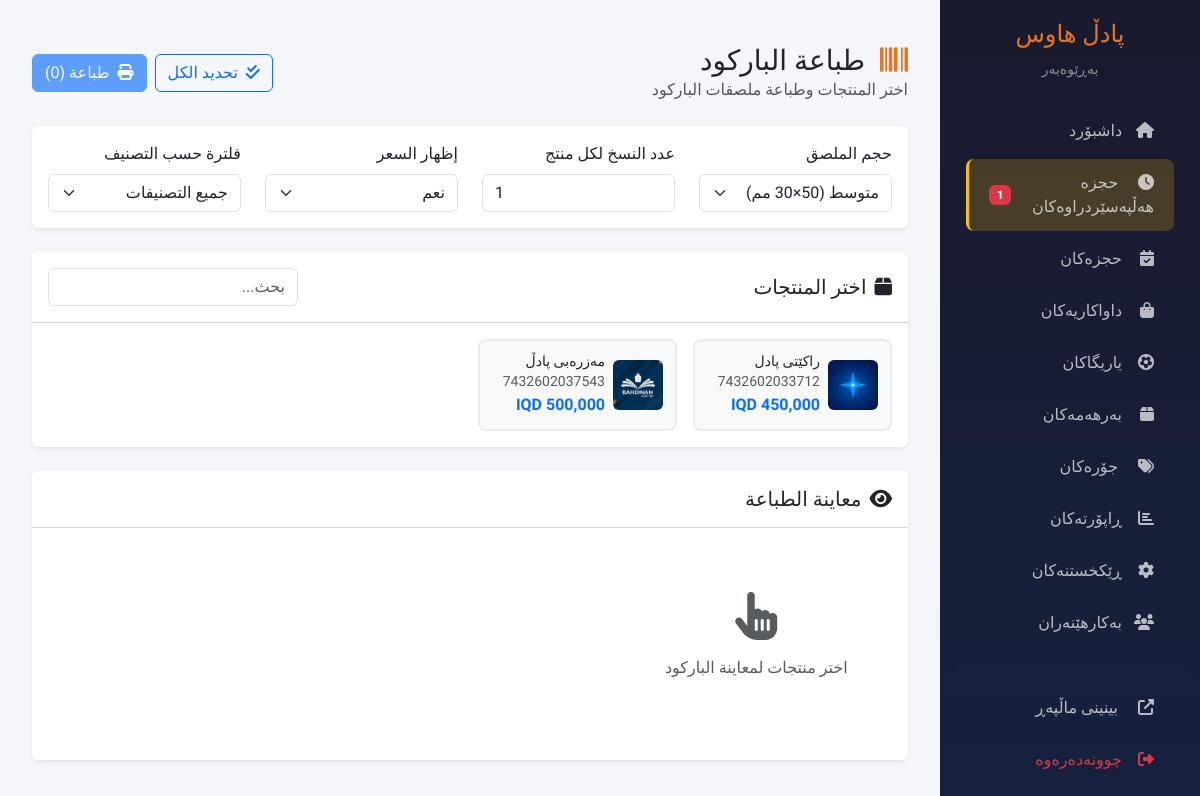
The page /admin/print-barcodes (signed in) on the database its author committed.
### app/models/product.py (models this page shows, shortened)
class Product(db.Model):
    __tablename__ = 'product'
    id = db.Column(db.Integer, primary_key=True)
    name_ku = db.Column(db.String(100), nullable=False)
    name_ar = db.Column(db.String(100))
    name_en = db.Column(db.String(100))
    description_ku = db.Column(db.Text)
    description_ar = db.Column(db.Text)
    description_en = db.Column(db.Text)
    category_id = db.Column(db.Integer, db.ForeignKey('category.id'))
    price = db.Column(db.Integer, nullable=False)
    stock = db.Column(db.Integer, default=0)
    image = db.Column(db.String(200))
    is_active = db.Column(db.Boolean, default=True)
    show_in_website = db.Column(db.Boolean, default=True)
    show_in_pos = db.Column(db.Boolean, default=True)
    barcode = db.Column(db.String(50), unique=True, nullable=True)
    created_at = db.Column(db.DateTime, default=datetime.now)
    category = db.relationship('Category', back_populates='products')

### app/routes/admin.py (the view)
@admin_bp.route('/print-barcodes')
@login_required
def print_barcodes():
    products = Product.query.filter_by(is_active=True).order_by(Product.name_ku).all()
    categories = Category.query.filter_by(is_active=True).all()
    return render_template('admin/print_barcodes.html', products=products, categories=categories)

### app/models/category.py (called while the page is built)
    def get_name(self, lang='ku'):
        names = {
            'ku': self.name_ku,
            'ar': self.name_ar or self.name_ku,
            'en': self.name_en or self.name_ku
        }
        return names.get(lang, self.name_ku)

### app/routes/admin.py (called while the page is built)
@admin_bp.app_context_processor
def inject_pending_count():
    if current_user.is_authenticated:
        pending_bookings_count = Booking.query.filter_by(status='pending').count()
        return {'pending_bookings_count': pending_bookings_count}
    return {'pending_bookings_count': 0}

### app/translations.py (called while the page is built)
def get_translation(key, lang='ku'):
    if lang not in TRANSLATIONS:
        lang = 'ku'  # Default to Kurdish
    return TRANSLATIONS.get(lang, {}).get(key, key)

### app/templates/admin/print_barcodes.html (shortened to what this page needs)
{% extends 'admin/base_admin.html' %}
{% block content %}
<div class="container-fluid py-4">
    <div class="d-flex justify-content-between align-items-center mb-4 no-print">
        <div>
            <h1 class="h3 mb-0">
                <i class="fas fa-barcode me-2" style="color: #E57625;"></i>
                طباعة الباركود
            </h1>
            <p class="text-muted mb-0">اختر المنتجات وطباعة ملصقات الباركود</p>
        </div>
        <div class="d-flex gap-2">
            <button class="btn btn-outline-primary" onclick="selectAll()">
                <i class="fas fa-check-double me-1"></i> تحديد الكل
            </button>
            <button class="btn btn-primary" onclick="printBarcodes()" id="printBtn" disabled>
                <i class="fas fa-print me-1"></i> طباعة (<span id="selectedCount">0</span>)
            </button>
        </div>
    </div>
    <div class="card border-0 shadow-sm mb-4 no-print">
        <div class="card-body">
            <div class="row align-items-center">
                <div class="col-md-3">
                    <label class="form-label">حجم الملصق</label>
                    <select class="form-select" id="stickerSize">
                        <option value="medium" selected>متوسط (50×30 مم)</option>
                    </select>
                </div>
                <div class="col-md-3">
                    <label class="form-label">عدد النسخ لكل منتج</label>
                    <input type="number" class="form-control" id="copiesPerProduct" value="1" min="1" max="100">
                </div>
                <div class="col-md-3">
                    <label class="form-label">إظهار السعر</label>
                    <select class="form-select" id="showPrice">
                        <option value="yes" selected>نعم</option>
                    </select>
                </div>
                <div class="col-md-3">
                    <label class="form-label">فلترة حسب التصنيف</label>
                    <select class="form-select" id="categoryFilter" onchange="filterProducts()">
                        <option value="all">جميع التصنيفات</option>
                    </select>
                </div>
            </div>
        </div>
    </div>
    <div class="card border-0 shadow-sm mb-4 no-print">
        <div class="card-header bg-white py-3">
            <div class="d-flex justify-content-between align-items-center">
                <h5 class="mb-0"><i class="fas fa-box me-2"></i>اختر المنتجات</h5>
                <input type="text" class="form-control" id="searchProduct" placeholder="بحث..." style="width: 250px;">
            </div>
        </div>
        <div class="card-body">
            <div class="row g-3" id="productsGrid">
                {% for product in products %}
                {% if product.barcode %}
                <div class="col-6 col-md-4 col-lg-3 product-item" data-category="{{ product.category_id }}">
                    <label class="product-select-card d-block">
                        <div class="d-flex align-items-center gap-2">
                            {% if product.image %}
                            <img src="{{ url_for('static', filename='images/products/' + product.image) }}"
                                 class="rounded" style="width: 50px; height: 50px; object-fit: cover;">
                            {% else %}
                            <div class="rounded d-flex align-items-center justify-content-center"
                                 style="width: 50px; height: 50px; background: #E57625;">
                                <i class="fas fa-box text-white"></i>
                            </div>
                            {% endif %}
                            <div class="flex-grow-1">
                                <h6 class="mb-0" style="font-size: 14px;">{{ product.name_ku }}</h6>
                                <small class="text-muted">{{ product.barcode }}</small>
                                <div class="text-primary fw-bold">{{ '{:,.0f}'.format(product.price) }} IQD</div>
                            </div>
                        </div>
                    </label>
                </div>
                {% endif %}
                {% endfor %}
            </div>
        </div>
    </div>
    <div class="card border-0 shadow-sm no-print">
        <div class="card-header bg-white py-3">
            <h5 class="mb-0"><i class="fas fa-eye me-2"></i>معاينة الطباعة</h5>
        </div>
        <div class="card-body">
            <div id="previewArea" class="barcode-grid">
                <div class="text-center py-5 text-muted w-100">
                    <i class="fas fa-hand-pointer fa-3x mb-3"></i>
                    <p>اختر منتجات لمعاينة الباركود</p>
                </div>
            </div>
        </div>
    </div>
</div>
{% endblock %}

### app/templates/admin/print_barcodes.html (style rules this page uses)
.barcode-grid { display: grid; grid-template-columns: repeat(auto-fill, minmax(200px, 1fr)); gap: 15px; }
.product-select-card { background: #f8f9fa; border: 2px solid #e9ecef; border-radius: 8px; padding: 12px; cursor: pointer; transition: all 0.2s; }

### rows shown on the page
Product: image (picture), name_ku "راكێتی پادل", barcode "7432602033712", price "450,000"
Product: image (picture), name_ku "مەزرەبی پادڵ", barcode "7432602037543"

### other values the page prints
{{ t('site_name') }} "پادڵ هاوس"
{{ t('admin') }} "بەڕێوەبەر"
{{ t('dashboard') }} "داشبۆرد"
{{ pending_bookings_count }} "1"
{{ t('bookings') }} "حجزەکان"
{{ t('orders') }} "داواکاریەکان"
{{ t('stadiums') }} "یاریگاکان"
{{ t('products') }} "بەرهەمەکان"
{{ t('reports') }} "ڕاپۆرتەکان"
{{ t('settings') }} "ڕێکخستنەکان"
{{ t('users') }} "بەکارهێنەران"
{{ t('logout') }} "چوونەدەرەوە"
